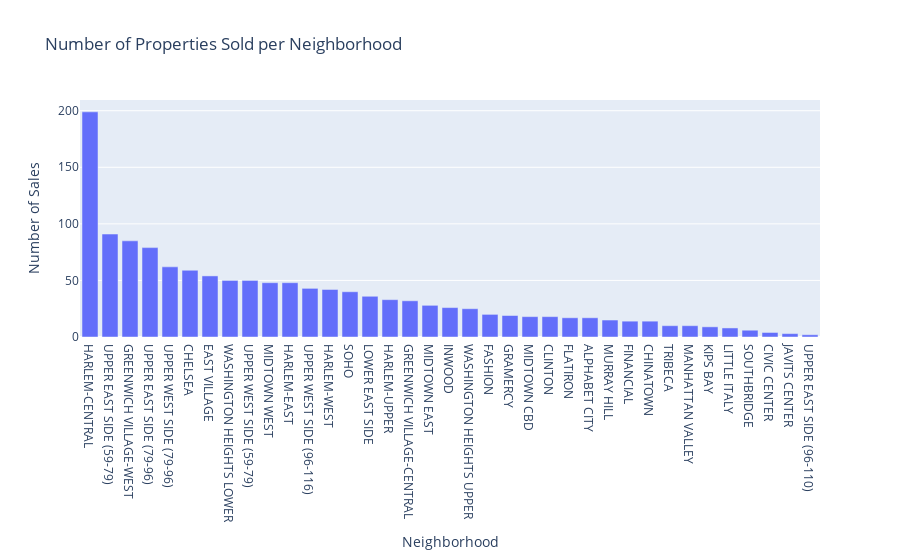

Notebook code for this chart:
### Code cell
# SQL Queries 

# Query 1: Number of properties sold per neighborhood
query1 = """
SELECT NEIGHBORHOOD, COUNT(*) AS num_sales
FROM sales_data
GROUP BY NEIGHBORHOOD
ORDER BY num_sales DESC
"""
df_sales_by_neighborhood = pd.read_sql_query(query1, conn)

# Visualization 1: Bar chart for Number of properties sold per neighborhood
fig1 = px.bar(df_sales_by_neighborhood, x='NEIGHBORHOOD', y='num_sales',
              title='Number of Properties Sold per Neighborhood',
              labels={'num_sales': 'Number of Sales', 'NEIGHBORHOOD': 'Neighborhood'})

# Show the plot
fig1.show()

### Figure 1 — Plotly figure (JSON) as saved in the notebook; plotly's stock layout.template omitted (floating-point values rounded to 4 significant figures)
{"data": [{"alignmentgroup": "True", "hovertemplate": "Neighborhood=%{x}<br>Number of Sales=%{y}<extra></extra>", "legendgroup": "", "marker": {"color": "#636efa", "pattern": {"shape": ""}}, "name": "", "offsetgroup": "", "orientation": "v", "showlegend": false, "textposition": "auto", "type": "bar", "x": ["HARLEM-CENTRAL", "UPPER EAST SIDE (59-79)", "GREENWICH VILLAGE-WEST", "UPPER EAST SIDE (79-96)", "UPPER WEST SIDE (79-96)", "CHELSEA", "EAST VILLAGE", "WASHINGTON HEIGHTS LOWER", "UPPER WEST SIDE (59-79)", "MIDTOWN WEST", "HARLEM-EAST", "UPPER WEST SIDE (96-116)", "HARLEM-WEST", "SOHO", "LOWER EAST SIDE", "HARLEM-UPPER", "GREENWICH VILLAGE-CENTRAL", "MIDTOWN EAST", "INWOOD", "WASHINGTON HEIGHTS UPPER", "FASHION", "GRAMERCY", "MIDTOWN CBD", "CLINTON", "FLATIRON", "ALPHABET CITY", "MURRAY HILL", "FINANCIAL", "CHINATOWN", "TRIBECA", "MANHATTAN VALLEY", "KIPS BAY", "LITTLE ITALY", "SOUTHBRIDGE", "CIVIC CENTER", "JAVITS CENTER", "UPPER EAST SIDE (96-110)"], "xaxis": "x", "y": [199, 91, 85, 79, 62, 59, 54, 50, 50, 48, 48, 43, 42, 40, 36, 33, 32, 28, 26, 25, 20, 19, 18, 18, 17, 17, 15, 14, 14, 10, 10, 9, 8, 6, 4, 3, 2], "yaxis": "y"}], "layout": {"barmode": "relative", "legend": {"tracegroupgap": 0}, "title": {"text": "Number of Properties Sold per Neighborhood"}, "xaxis": {"anchor": "y", "domain": [0, 1], "title": {"text": "Neighborhood"}}, "yaxis": {"anchor": "x", "domain": [0, 1], "title": {"text": "Number of Sales"}}}}
